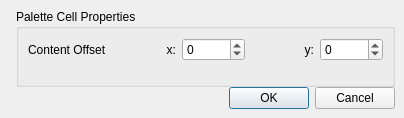
<?xml version="1.0" encoding="UTF-8"?>
<ui version="4.0">
 <class>PaletteCellProperties</class>
 <widget class="QDialog" name="PaletteCellProperties">
  <property name="geometry">
   <rect>
    <x>0</x>
    <y>0</y>
    <width>404</width>
    <height>118</height>
   </rect>
  </property>
  <property name="windowTitle">
   <string>Chord Properties</string>
  </property>
  <layout class="QHBoxLayout" name="horizontalLayout">
   <property name="spacing">
    <number>0</number>
   </property>
   <property name="margin">
    <number>0</number>
   </property>
   <item>
    <widget class="QLabel" name="label_3">
     <property name="sizePolicy">
      <sizepolicy hsizetype="Fixed" vsizetype="Ignored">
       <horstretch>0</horstretch>
       <verstretch>0</verstretch>
      </sizepolicy>
     </property>
     <property name="text">
      <string/>
     </property>
     <property name="pixmap">
      <pixmap resource="mscore.qrc">:/data/bg1.jpg</pixmap>
     </property>
    </widget>
   </item>
   <item>
    <layout class="QVBoxLayout" name="verticalLayout">
     <property name="margin">
      <number>9</number>
     </property>
     <item>
      <widget class="QGroupBox" name="groupBox">
       <property name="title">
        <string>Palette Cell Properties</string>
       </property>
       <property name="flat">
        <bool>false</bool>
       </property>
       <layout class="QVBoxLayout" name="verticalLayout_2">
        <item>
         <layout class="QHBoxLayout" name="horizontalLayout_2">
          <item>
           <widget class="QLabel" name="label">
            <property name="text">
             <string>Content Offset</string>
            </property>
           </widget>
          </item>
          <item>
           <widget class="QLabel" name="label_2">
            <property name="text">
             <string>x:</string>
            </property>
            <property name="alignment">
             <set>Qt::AlignRight|Qt::AlignTrailing|Qt::AlignVCenter</set>
            </property>
           </widget>
          </item>
          <item>
           <widget class="QSpinBox" name="xoffset">
            <property name="minimum">
             <number>-1000</number>
            </property>
            <property name="maximum">
             <number>1000</number>
            </property>
           </widget>
          </item>
          <item>
           <widget class="QLabel" name="label_4">
            <property name="text">
             <string>y:</string>
            </property>
            <property name="alignment">
             <set>Qt::AlignRight|Qt::AlignTrailing|Qt::AlignVCenter</set>
            </property>
           </widget>
          </item>
          <item>
           <widget class="QSpinBox" name="yoffset">
            <property name="minimum">
             <number>-1000</number>
            </property>
            <property name="maximum">
             <number>1000</number>
            </property>
           </widget>
          </item>
         </layout>
        </item>
        <item>
         <spacer name="verticalSpacer">
          <property name="orientation">
           <enum>Qt::Vertical</enum>
          </property>
          <property name="sizeHint" stdset="0">
           <size>
            <width>20</width>
            <height>0</height>
           </size>
          </property>
         </spacer>
        </item>
       </layout>
      </widget>
     </item>
     <item>
      <widget class="QDialogButtonBox" name="buttonBox">
       <property name="orientation">
        <enum>Qt::Horizontal</enum>
       </property>
       <property name="standardButtons">
        <set>QDialogButtonBox::Cancel|QDialogButtonBox::Ok</set>
       </property>
      </widget>
     </item>
    </layout>
   </item>
  </layout>
 </widget>
 <resources>
  <include location="mscore.qrc"/>
 </resources>
 <connections>
  <connection>
   <sender>buttonBox</sender>
   <signal>accepted()</signal>
   <receiver>PaletteCellProperties</receiver>
   <slot>accept()</slot>
   <hints>
    <hint type="sourcelabel">
     <x>248</x>
     <y>254</y>
    </hint>
    <hint type="destinationlabel">
     <x>157</x>
     <y>274</y>
    </hint>
   </hints>
  </connection>
  <connection>
   <sender>buttonBox</sender>
   <signal>rejected()</signal>
   <receiver>PaletteCellProperties</receiver>
   <slot>reject()</slot>
   <hints>
    <hint type="sourcelabel">
     <x>316</x>
     <y>260</y>
    </hint>
    <hint type="destinationlabel">
     <x>286</x>
     <y>274</y>
    </hint>
   </hints>
  </connection>
 </connections>
</ui>
